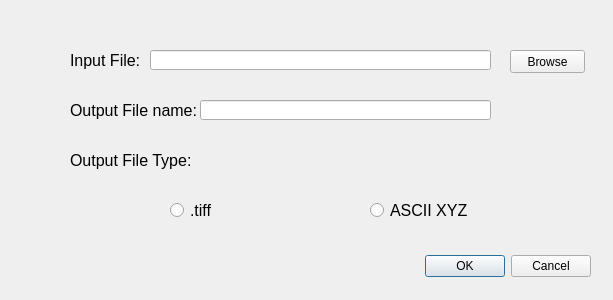
<?xml version="1.0" encoding="UTF-8"?>
<ui version="4.0">
 <class>ElectricalConductivityDialogBase</class>
 <widget class="QDialog" name="ElectricalConductivityDialogBase">
  <property name="geometry">
   <rect>
    <x>0</x>
    <y>0</y>
    <width>613</width>
    <height>300</height>
   </rect>
  </property>
  <property name="windowTitle">
   <string>Electrical Conductivity</string>
  </property>
  <widget class="QDialogButtonBox" name="button_box">
   <property name="geometry">
    <rect>
     <x>20</x>
     <y>250</y>
     <width>571</width>
     <height>32</height>
    </rect>
   </property>
   <property name="orientation">
    <enum>Qt::Horizontal</enum>
   </property>
   <property name="standardButtons">
    <set>QDialogButtonBox::Cancel|QDialogButtonBox::Ok</set>
   </property>
  </widget>
  <widget class="QLabel" name="label_input">
   <property name="geometry">
    <rect>
     <x>70</x>
     <y>50</y>
     <width>81</width>
     <height>21</height>
    </rect>
   </property>
   <property name="font">
    <font>
     <pointsize>12</pointsize>
    </font>
   </property>
   <property name="text">
    <string>Input File: </string>
   </property>
  </widget>
  <widget class="QLineEdit" name="Path">
   <property name="geometry">
    <rect>
     <x>150</x>
     <y>50</y>
     <width>341</width>
     <height>20</height>
    </rect>
   </property>
  </widget>
  <widget class="QLabel" name="label_output">
   <property name="geometry">
    <rect>
     <x>70</x>
     <y>100</y>
     <width>131</width>
     <height>21</height>
    </rect>
   </property>
   <property name="font">
    <font>
     <pointsize>12</pointsize>
    </font>
   </property>
   <property name="text">
    <string>Output File name: </string>
   </property>
  </widget>
  <widget class="QLineEdit" name="fileName">
   <property name="geometry">
    <rect>
     <x>200</x>
     <y>100</y>
     <width>291</width>
     <height>20</height>
    </rect>
   </property>
  </widget>
  <widget class="QRadioButton" name="tiff">
   <property name="geometry">
    <rect>
     <x>170</x>
     <y>200</y>
     <width>91</width>
     <height>21</height>
    </rect>
   </property>
   <property name="font">
    <font>
     <pointsize>12</pointsize>
    </font>
   </property>
   <property name="text">
    <string>.tiff</string>
   </property>
  </widget>
  <widget class="QRadioButton" name="asciiXYZ">
   <property name="geometry">
    <rect>
     <x>370</x>
     <y>200</y>
     <width>101</width>
     <height>21</height>
    </rect>
   </property>
   <property name="font">
    <font>
     <pointsize>12</pointsize>
    </font>
   </property>
   <property name="text">
    <string>ASCII XYZ</string>
   </property>
  </widget>
  <widget class="QLabel" name="label_fileType">
   <property name="geometry">
    <rect>
     <x>70</x>
     <y>150</y>
     <width>131</width>
     <height>21</height>
    </rect>
   </property>
   <property name="font">
    <font>
     <pointsize>12</pointsize>
    </font>
   </property>
   <property name="text">
    <string>Output File Type: </string>
   </property>
  </widget>
  <widget class="QPushButton" name="browse">
   <property name="geometry">
    <rect>
     <x>510</x>
     <y>50</y>
     <width>75</width>
     <height>23</height>
    </rect>
   </property>
   <property name="text">
    <string>Browse</string>
   </property>
  </widget>
 </widget>
 <resources/>
 <connections>
  <connection>
   <sender>button_box</sender>
   <signal>accepted()</signal>
   <receiver>ElectricalConductivityDialogBase</receiver>
   <slot>accept()</slot>
   <hints>
    <hint type="sourcelabel">
     <x>20</x>
     <y>20</y>
    </hint>
    <hint type="destinationlabel">
     <x>20</x>
     <y>20</y>
    </hint>
   </hints>
  </connection>
  <connection>
   <sender>button_box</sender>
   <signal>rejected()</signal>
   <receiver>ElectricalConductivityDialogBase</receiver>
   <slot>reject()</slot>
   <hints>
    <hint type="sourcelabel">
     <x>20</x>
     <y>20</y>
    </hint>
    <hint type="destinationlabel">
     <x>20</x>
     <y>20</y>
    </hint>
   </hints>
  </connection>
 </connections>
</ui>
